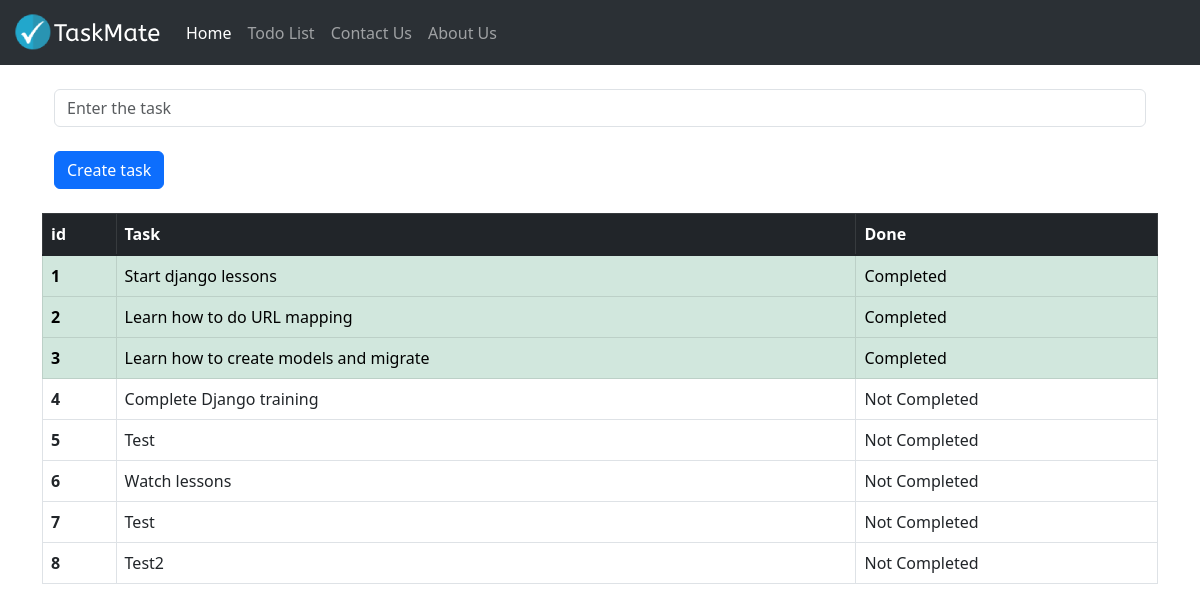
Page /task/ on the earlier database version.
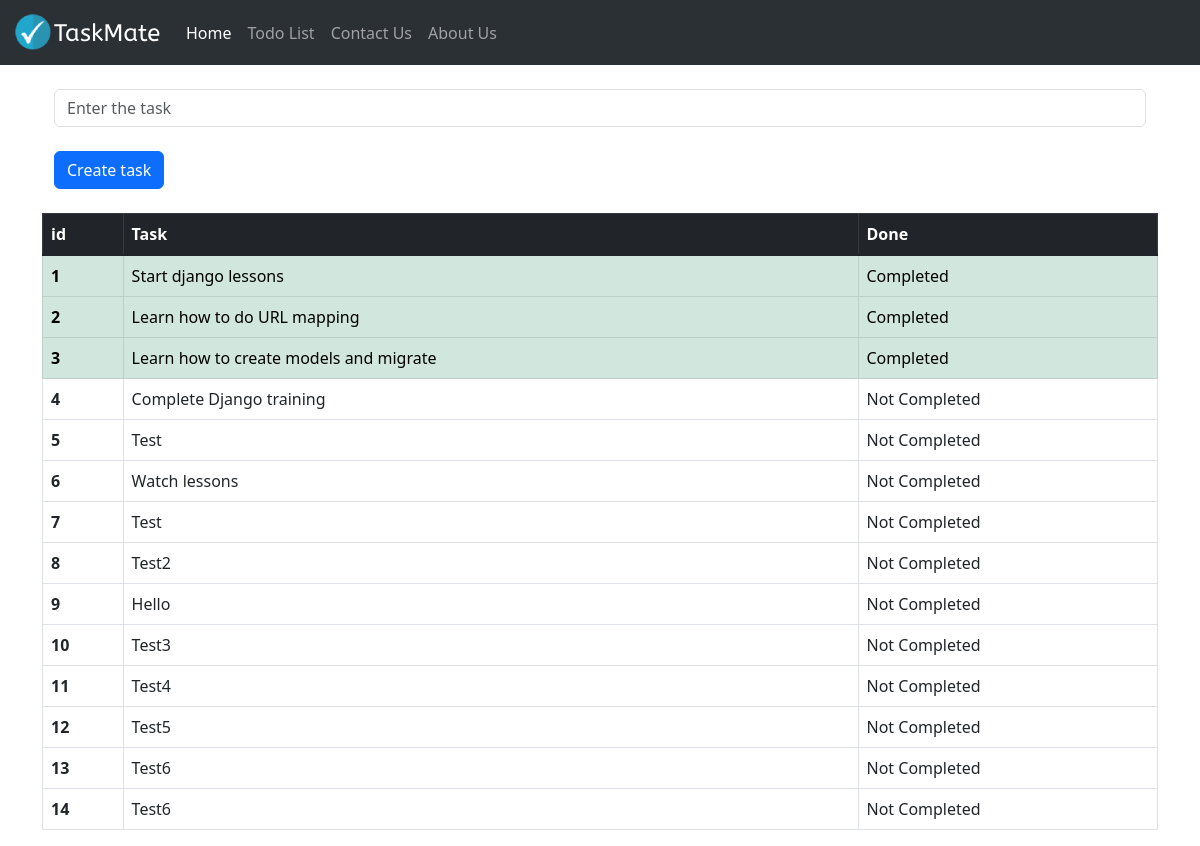
Same page on the later database version.
### todolist_app/models.py (models this page shows, shortened)
class TaskList(models.Model):
    task = models.CharField(max_length=300)
    done = models.BooleanField(default=False)

### todolist_app/views.py (the view)
# urls.py: path('', views.todolist, name='todolist'),
def todolist(request):
    if request.method == "POST":
        form = Taskform(request.POST or None)
        if form.is_valid:
            form.save()
        messages.success(request,("Task added successfully!"))
        return redirect('todolist')
    else:
        all_tasks = TaskList.objects.all
        return render(request,'todolist.html',{'all_tasks':all_tasks})

### todolist_app/templates/todolist.html (shortened to what this page needs)
{% extends 'base.html' %}
{% block content %}
    <br/>
    <div class="container">
    <form method = "POST">
        <div class="container">
        <input type="text" class="form-control" placeholder="Enter the task" name="task">
        <br/>
        <button type="submit" class="btn btn-primary">Create task</button>
        </div>
    </form>
</div>
    <br/>
    <div class= "container">
        <table class="table table-bordered" >
            <thead class="table table-dark"  >
                <tr>
                    <th scope="col">id</th>
                    <th scope="col">Task</th>
                    <th scope="col">Done</th>
                  </tr>
            </thead>
            <tbody class="table-group-divider">
                {% for obj in all_tasks %}
                    {% if obj.done%}
                        <tr class="table table-success">
                            <th scope="row">{{obj.id}}</th>
                            <td>{{obj.task}}</td>
                            <td>Completed</td>
                        </tr>
                    {% else %}
                        <tr>
                            <th scope="row">{{obj.id}}</th>
                            <td>{{obj.task}}</td>
                            <td>Not Completed</td>
                        </tr>
                    {% endif %}
                {% endfor %}
            </tbody>
        </table>
    </div>
{% endblock content %}

### templates/base.html (shortened to what this page needs)
{% load static %}
<!DOCTYPE html>
<html lang="en">
  <head>
    <link
      href="https://cdn.jsdelivr.net/npm/bootstrap@5.3.0-alpha3/dist/css/bootstrap.min.css"
      rel="stylesheet"
    />
    <nav class="navbar navbar-expand-lg bg-body-tertiary" data-bs-theme="dark">
      <div class="container-fluid">
        <a class="navbar-brand" href="#"><img src = "{% static "images/logo.png" %}" alt="TaskMate"></a>
        <div class="collapse navbar-collapse" id="navbarNav">
          <ul class="navbar-nav">
            <li class="nav-item">
              <a class="nav-link active" aria-current="page" href="{% url 'todolist' %}">Home</a>
            </li>
            <li class="nav-item">
              <a class="nav-link" href="{% url 'todolist' %}">Todo List</a>
            </li>
            <li class="nav-item">
              <a class="nav-link" href="{% url 'contact' %}">Contact Us</a>
            </li>
            <li class="nav-item">
              <a class="nav-link" href="{% url 'about' %}">About Us</a>
            </li>
          </ul>
        </div>
      </div>
    </nav>
  </head>
  <body>
    {% block content %}
    {% endblock content %}
  </body>
</html>

Differences in the rows shown:
added TaskList: id "9", task "Hello"
added TaskList: id "10", task "Test3"
added TaskList: id "11", task "Test4"
added TaskList: id "12", task "Test5"
added TaskList: id "13", task "Test6"
added TaskList: id "14", task "Test6"
